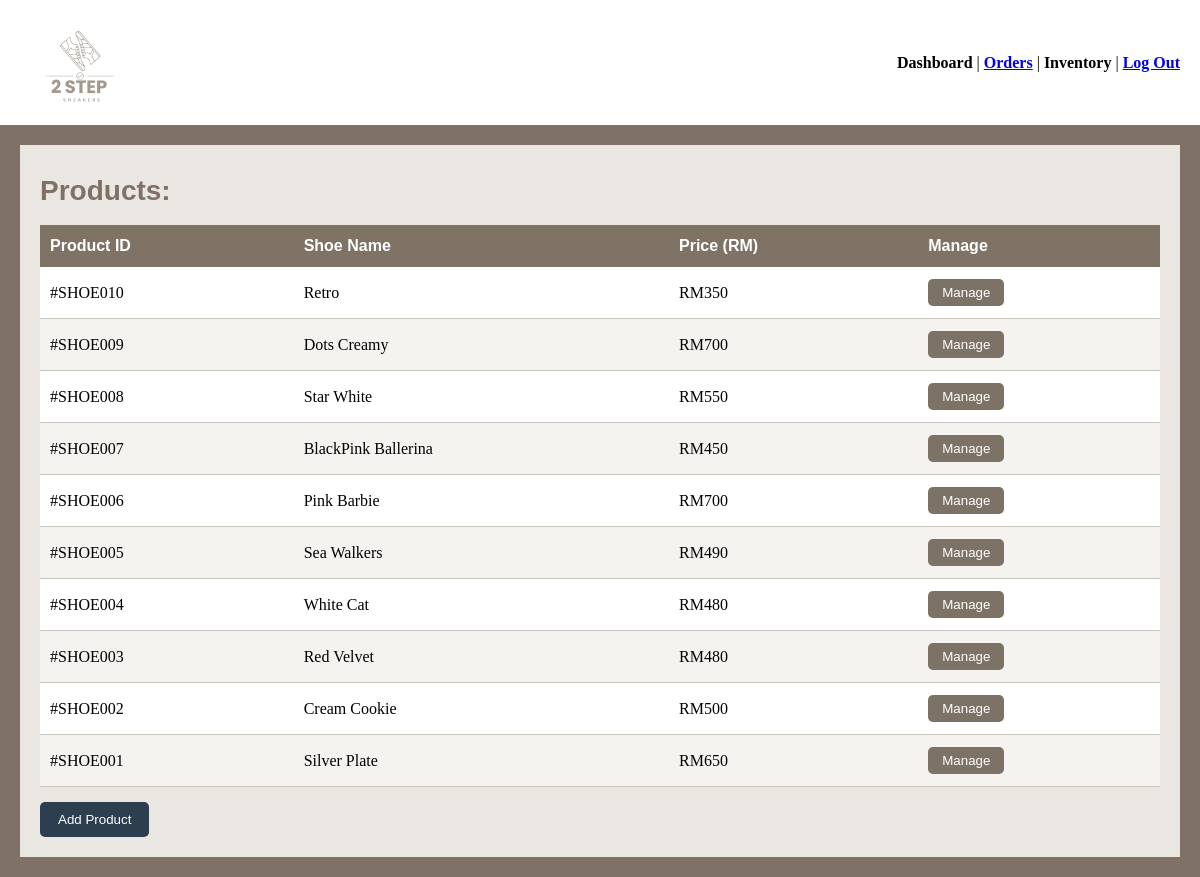
The page /staff/staff_inventory.php (signed in) on the database its author committed.
### tables this page shows
CREATE TABLE `shoe` (
  `shoe_id` bigint(20) NOT NULL AUTO_INCREMENT,
  `brand_id` bigint(20) NOT NULL,
  `category_id` bigint(20) NOT NULL,
  `shoe_name` varchar(255) NOT NULL,
  `description` varchar(255) NOT NULL DEFAULT '',
  `gender_target_id` bigint(20) NOT NULL,
  `shoe_price` decimal(10,2) NOT NULL DEFAULT 0.00,
  `image_path` varchar(255) NOT NULL DEFAULT 'images/logo.png',
  PRIMARY KEY (`shoe_id`),
  KEY `shoe_category_id_foreign` (`category_id`),
  KEY `shoe_brand_id_foreign` (`brand_id`),
  KEY `shoe_gender_target_id_foreign` (`gender_target_id`),
  CONSTRAINT `shoe_brand_id_foreign` FOREIGN KEY (`brand_id`) REFERENCES `brand` (`brand_id`),
  CONSTRAINT `shoe_category_id_foreign` FOREIGN KEY (`category_id`) REFERENCES `category` (`category_id`),
  CONSTRAINT `shoe_gender_target_id_foreign` FOREIGN KEY (`gender_target_id`) REFERENCES `gender_target` (`gender_target_id`)
);

### staff/staff_inventory.php (the view, shortened to what this page needs)
<?php
require_once __DIR__ . '/../config/db.php';
function e($text) {
    return htmlspecialchars((string)$text, ENT_QUOTES, 'UTF-8');
}
$result = $conn->query("SELECT shoe_id, shoe_name, shoe_price FROM shoe ORDER BY shoe_id DESC");
$products = [];
while ($result && $row = $result->fetch_assoc()) {
    $products[] = $row;
}
?>
<!DOCTYPE html>
<html lang="en">
<head>
    <link rel="stylesheet" href="staff/staff_dashboard.css">
</head>
<body>
    <header>
        <div class="logo-container">
            <img src="images/logo.png" alt="2 Step Sneakers" class="logo">
        </div>
        <nav>
            <a><strong>Dashboard</strong></a> |
            <a href="staff/staff_dashboard.php"><strong>Orders</strong></a> |
            <a><strong>Inventory</strong></a> |
            <a href="auth/login/login.html"><strong>Log Out</strong></a>
        </nav>
    </header>
    <main>
        <div class="panel orders-panel">
            <h2><strong>Products:</strong></h2>
            <table class="orders-table">
                <thead>
                    <tr>
                        <th>Product ID</th>
                        <th>Shoe Name</th>
                        <th>Price (RM)</th>
                        <th>Manage</th>
                    </tr>
                </thead>
                <tbody>
                    <?php if (count($products) > 0): ?>
                        <?php foreach ($products as $row): ?>
                            <tr>
                                <td>#SHOE<?= str_pad($row['shoe_id'], 3, "0", STR_PAD_LEFT) ?></td>
                                <td><?= e($row['shoe_name']) ?></td>
                                <td>RM<?= number_format($row['shoe_price'], 0) ?></td>
                                <td><button class="manage-btn" onclick="openPopup('manage-<?= (int)$row['shoe_id'] ?>')">Manage</button></td>
                            </tr>
                        <?php endforeach; ?>
                    <?php else: ?>
                        <tr><td colspan="4" class="no-order">No products yet.</td></tr>
                    <?php endif; ?>
                </tbody>
            </table>
            <button class="open-add-btn" onclick="openPopup('add')">Add Product</button>
        </div>
    </main>
</body>
</html>

### staff/staff_dashboard.css (style rules this page uses)
header { background-color: white; display: flex; justify-content: space-between; align-items: center; padding: 10px 20px; }
body { background-color: #807166; background-repeat: no-repeat; background-position: center; background-size: cover; background-attachment: fixed; min-height: 100vh; margin: 0; }
.logo-container { background: white; padding: 5px 12px; border-radius: 4px; }
.logo { max-width: 100%; height: 95px; display: block; }
main { padding: 20px; max-width: 1200px; margin: 0 auto; }
h2 { margin-top: 10px; color: #807166; font-family: 'Lucida Sans', 'Lucida Sans Regular', 'Lucida Grande', 'Lucida Sans Unicode', Geneva, Verdana, sans-serif; }
th { font-family: 'Lucida Sans', 'Lucida Sans Regular', 'Lucida Grande', 'Lucida Sans Unicode', Geneva, Verdana, sans-serif; color:#eae7e2; }
.panel { background: #eae7e2; padding: 20px; min-height: 420px; }
.panel h2 { font-weight: 400; font-size: 28px; margin-bottom: 18px; }
.orders-table { width: 100%; border-collapse: collapse; margin-top: 15px; font-size: 16px; }
.orders-table th { background-color: #7f7366; color: #ffffff; padding: 12px 10px; text-align: left; }
.orders-table td { padding: 12px 10px; border-bottom: 1px solid #c9c5bd; color: #000000; }
.orders-table tbody tr:nth-child(even) { background-color: #f4f3ef; }
.orders-table tbody tr:nth-child(odd) { background-color: #ffffff; }
.manage-btn { background: #7d7266; color: white; border: none; padding: 6px 14px; border-radius: 5px; cursor: pointer; }

### staff/staff_inventory.php (style rules this page uses)
.manage-btn { background: #7d7266; color: white; border: none; padding: 6px 14px; border-radius: 5px; cursor: pointer; }
.open-add-btn { background: #2c3e50; color: white; border: none; padding: 10px 18px; border-radius: 5px; cursor: pointer; margin-top: 15px; }

### rows shown on the page
shoe: shoe_id "010", shoe_name "Retro", shoe_price "350"
shoe: shoe_id "009", shoe_name "Dots Creamy", shoe_price "700"
shoe: shoe_id "008", shoe_name "Star White", shoe_price "550"
shoe: shoe_id "007", shoe_name "BlackPink Ballerina", shoe_price "450"
shoe: shoe_id "006", shoe_name "Pink Barbie", shoe_price "700"
shoe: shoe_id "005", shoe_name "Sea Walkers", shoe_price "490"
shoe: shoe_id "004", shoe_name "White Cat", shoe_price "480"
shoe: shoe_id "003", shoe_name "Red Velvet", shoe_price "480"
shoe: shoe_id "002", shoe_name "Cream Cookie", shoe_price "500"
shoe: shoe_id "001", shoe_name "Silver Plate", shoe_price "650"
